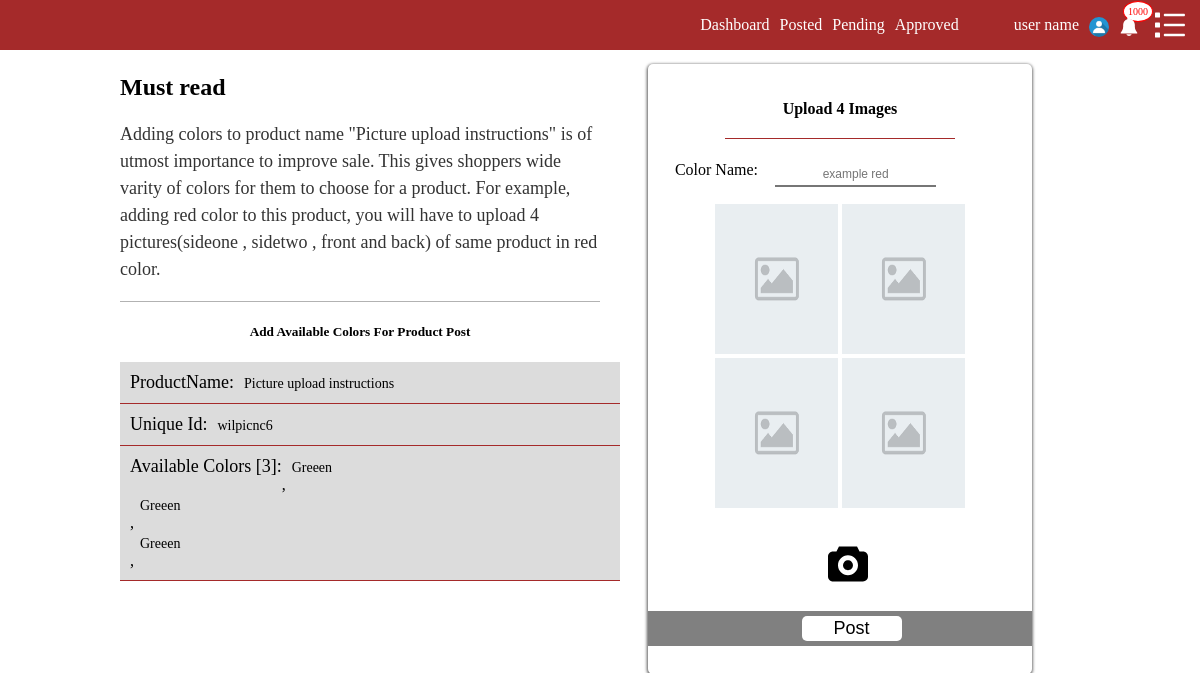
/userpannel/add/product/colors/picture-upload-instructions-b68aao33bq, run on the app's committed database.
### products/models.py (models this page shows, shortened)
class Product(models.Model):
    stt             = (('posted','posted'),('pending','pending'),('sold','sold'))
    st              = (('Brand New','Brand New'),('Used','Used'))
    sl              = ((0,0),(20,20),(30,30),(35,35),(40,40),(45,45),(50,50),(60,60),(70,70),(80,80))
    created         = models.DateTimeField(auto_now_add=True,null=True)
    category        = models.ForeignKey(Category,on_delete=models.CASCADE,related_name="product_category",null=True)
    subcategory     = models.ForeignKey(SubCategory,on_delete=models.CASCADE,related_name="product_subcategory")
    productname     = models.CharField(max_length=50,null=True)
    picone          = models.ImageField(upload_to="productimage",null=True,blank=True)
    pictwo          = models.ImageField(upload_to="productimage",null=True,blank=True)
    picthree        = models.ImageField(upload_to="productimage",null=True,blank=True)
    picfour         = models.ImageField(upload_to="productimage",null=True,blank=True)
    descript        = models.TextField(null=True)
    brand           = models.CharField(max_length=100,null=True)
    model           = models.CharField(max_length=100,null=True)
    size            = models.CharField(max_length=100,null=True)
    color           = models.CharField(max_length=50,null=True)
    slug            = models.SlugField(null=True,blank=True)
    location        = models.CharField(null=True,max_length=200)
    user            = models.ForeignKey(CustomUser,on_delete=models.CASCADE,related_name="userproduct",null=True)
    status          = models.CharField(max_length=200,null=True,choices=stt,default="pending")
    state           = models.CharField(max_length=200,null=True,choices=st)
    uniqueid        = models.CharField(max_length=200,null=True,blank=True,unique=True)
    sales           = models.IntegerField(choices=sl,default=0 )
    pdprice         = models.DecimalField(max_digits=19,decimal_places=2,null=True,blank=False)
    salesprice      = models.DecimalField(max_digits=19,decimal_places=2,null=True,blank=True)
    pdcolor         = models.ManyToManyField('self',related_name="color_id",null=True,blank=True)
    availableseizes = models.ManyToManyField(ProductSize,null=True,related_name="avlprice")

### adminone/views.py (the view, shortened to what this page needs)
# urls.py: url(r'^add/product/colors/(?P<slug>[\w-]+)$',views.Addcolor,name="addcolors"),
def Addcolor(request,slug):
    product = get_object_or_404(Product,slug=slug)
    form    = Productcolors(request.POST or None, request.FILES or None)
    context={'product':product,'form':form}
    template_name="adminone/addcolor.html"
    return render(request,template_name,context)

### products/forms.py
class Productcolors(forms.ModelForm):
    class Meta:
        model = Product
        widgets={
        'color':forms.TextInput(attrs={'class':'text-input','placeholder':'example red'}),
        }
        exclude=('pdprice','state','location','brand','category','subcategory','productname','descript','model','size','salesprice','sales','created','slug','user','status')
        fields =('picone','pictwo','picthree','picfour','color')

### adminone/templates/adminone/addcolor.html (shortened to what this page needs)
{% extends 'adminone/base.html' %}
{% load staticfiles %}
{% block content %}
<div class="pd-addon-container">
  <div class="current-product-info">
      <article>
        <h1>Must read</h1>
        <p>
          Adding colors to product name "{{product.productname}}" is of utmost importance to improve sale.
          This gives shoppers  wide varity of colors for them to choose for a product.
          For example, adding red color to  this product, you will have to upload 4 pictures(sideone , sidetwo , front and back) of same product in red color.
        </p>
      </article>
      <div class="pd-info-addon">
        <h5>Add Available Colors For Product Post</h5>
        <div class="pd-info-field">
        <div class="pd-lable">
          ProductName:
        </div>
        <div class="pd-value">
            {{product.productname}}
        </div>
      </div>
      <div class="pd-info-field">
        <div class="pd-lable">
          Unique Id:
        </div>
        <div class="pd-value">
            {{product.uniqueid}}
        </div>
      </div>
      <div class="pd-info-field">
        <div class="pd-lable">
          Available Colors [{{product.pdcolor.all.count}}]:
        </div>
        {% for colors in product.pdcolor.all %}
        <div class="pd-value">
            {{product.color}}
        </div>,
{% endfor %}
      </div>
      </div>
  </div>
  <div class="add_colors">
<div class="form-container">
  <h4>Upload 4 Images <span class="alertsub" style="color:green">Submited!</span></h4>
  <form id="productform" action="{% url 'pannel:addcolors' slug=product.slug %}" method="post" enctype="multipart/form-data" >
   <div class="add_color_field_name">
    <div class="lable">
        Color Name:
        </div>
        <div class="field">
        {{form.color}}
        </div>
      </div>
<div class="add_on_section_one">
  <div class="imgpreview-container">
  <div class="imgpreview">
      <div class="imgrm">
      </div>
  <img id="prev1"src="{% static 'img/df-pd-img/default.png'%}">
  </div>
  <div class="imgpreview">
          <div class="imgrm">
          </div>
          <img id="prev2" src="{% static 'img/df-pd-img/default.png'%}">
  </div>
  <div class="imgpreview">
          <div class="imgrm">
          </div>
  <img id="prev3" src="{% static 'img/df-pd-img/default.png'%}">
  </div>
  <div class="imgpreview">
          <div class="imgrm">
          </div>
          <img id="prev4" src="{% static 'img/df-pd-img/default.png'%}">
  </div>
</div>
  <div class="imguploads-container">
      <div class="svg">
      </div>
  <div class="imguploads">
  </div>
</div>
<div class="form-button">
 <button type="submit">Post</button>
 </div>
 </div>
</form>
</div>
</div>
{% endblock %}

### adminone/static/assets/css/form.css (style rules this page uses)
.lable,.section-one .field { float: left; }
.lable { width:100px; }
.field { width:80%; }
.field .text-input { font-size: 12px; margin-top:2px; width:200%; padding:4px 4px 4px; border-top:none; border-left:none; border-right:none; text-align: center; color:rgba(0,0,0,0.7); }
::placeholder { text-align: center; }
.form-button { margin-top:60px; clear: both; }
.form-button button { cursor: pointer; margin-top:5px; margin-bottom: 5px; padding:2px 20px 2px; background-color: white; position: relative; left:45%; font-size: 18px; border:none; color:black; width:100px; border-radius: 5px; -webkit-border-radius: 5px; -moz-border-radius: 5px; -ms-border-radius: 5px; -o-border-radius: 5px; }
.form-button { width: 100%; background-color: gray; top:390px; left:0px; position:absolute; }
.section-three .imgpreview img,.add_on_section_one .imgpreview img { width: 100%; height:100%; }
.section-three .imgpreview-container,.add_on_section_one .imgpreview-container { display: inline-block; width: 80%; position: relative; left:10%; }
.section-three .imgpreview,.add_on_section_one .imgpreview { margin:2px; width:40%; height:150px; background-color: black; float: left; }
.form-container h4 { text-align: center; position: relative; left:20%; width: 60%; border-bottom: solid; border-bottom-color:brown; border-bottom-width:1px; padding-bottom: 20px; }
.form-container form { position: relative; left:10%; }
.form-container { margin-top:10px; border-radius: 5px; -webkit-border-radius: 5px; -moz-border-radius: 5px; -ms-border-radius: 5px; -o-border-radius: 5px; width:auto; height:595px; box-shadow: -0.2px 1px 3px 1px rgba(0,0,0,0.6); -webkit-box-shadow: -0.2px 1px 3px 1px rgba(0,0,0,0.6); -moz-box-shadow: -0.2px 1px 3px 1px rgba(0,0,0,0.6); -o-box-shadow: -0.2px 1px 3px 1px rgba(0,0,0,0.6); }
.imguploads { position: relative; left:40%; }
.svg svg { top:30px; width:40px; height:40px; position: relative; left:40%; }
.imgpreview .imgrm { width:30px; height:30px; background-color:transparent; position: absolute; margin-left:36%; margin-top:-10px; }

### adminone/static/assets/css/style.css (style rules this page uses)
body { padding:0px; margin: auto 0; display: inline; overflow-x: hidden; }
.pd-addon-container { width:80%; position: relative; margin-left:10%; margin-bottom: 10px; display: inline-block; }
.add_colors { width:40%; float: left; margin-left:5%; }
.add_colors .form-container { padding-top:15px; overflow: hidden; }
.add_color_field_name { margin-bottom: 15px; }
.add_color_field_name .text-input { width:50%; }
.add_colors .form-container form { position: relative; left:7%; }
.add_colors .form-container form button { position: relative; left:40%; }
.add_colors .form-button { margin-left:-7%; }
.current-product-info { width:50%; float: left; }
.current-product-info article { width:100%; border-bottom: solid; border-width: 1px; border-color:rgba(0,0,0,0.3) }
.current-product-info article p { line-height: 1.5; font-size: 18px; color:rgba(0,0,0,0.8); }
.pd-info-field { display: inline-block; width:100%; border-bottom: solid; border-bottom-color: brown; border-bottom-width: 1px; padding:10px 10px 10px; background-color: gainsboro; margin:0px; }
.pd-info-addon h5 { text-align: center; }
.pd-info-field .pd-lable { width:auto; float: left; font-size: 18px; }
.pd-info-field .pd-value { width:60%;font-size: 14px; position: relative; left:10px; margin-top:4px; }

### data on the page
Product: productname "Picture upload instructions", uniqueid "wilpicnc6", pdcolor.all.count "3", color "Greeen"
